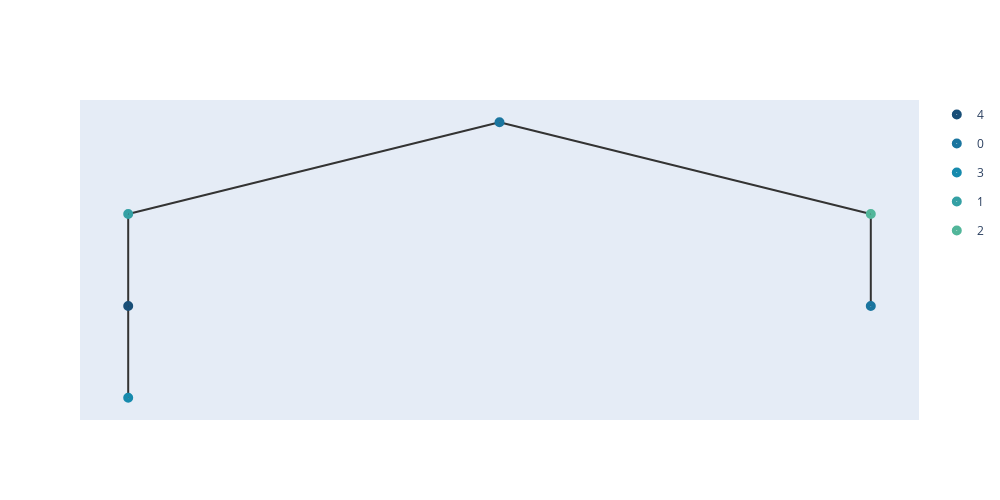

Notebook cell for this chart:
### Code cell
merge_points_with_c(embeddings1,nodes1,folder_path1 +'datas.data',1,tmp1.shape[1]+1,0,folder_path1,epoches21,c1,c2)
nos1 = build_hyper_tree_from_folder(folder_path1,True)
add_meta(nos1[0],meta_list1,[])
show_tree(nos1[0],color=['#184e77','#1a759f','#168aad',"#34a0a4",'#52b69a','#99d98c','#76c893','#99d98c']).show_fig()
remove_meta(nos1[0]);

### Figure 1 — Plotly figure (JSON) as saved in the notebook; plotly's stock layout.template omitted (floating-point values rounded to 4 significant figures)
{"data": [{"hoverinfo": "text", "hovertext": ["1_4"], "legendgroup": "4", "marker": {"color": "#184e77", "size": 10, "symbol": "circle-dot"}, "mode": "markers+text", "name": "4", "type": "scatter", "x": [3.25], "y": [2]}, {"hoverinfo": "text", "hovertext": ["4_0", "0_0"], "legendgroup": "0", "marker": {"color": "#1a759f", "size": 10, "symbol": "circle-dot"}, "mode": "markers+text", "name": "0", "type": "scatter", "x": [5.5, 7.75], "y": [5, 2]}, {"hoverinfo": "text", "hovertext": ["2_3"], "legendgroup": "3", "marker": {"color": "#168aad", "size": 10, "symbol": "circle-dot"}, "mode": "markers+text", "name": "3", "type": "scatter", "x": [3.25], "y": [0.5]}, {"hoverinfo": "text", "hovertext": ["3_1"], "legendgroup": "1", "marker": {"color": "#34a0a4", "size": 10, "symbol": "circle-dot"}, "mode": "markers+text", "name": "1", "type": "scatter", "x": [3.25], "y": [3.5]}, {"hoverinfo": "text", "hovertext": ["5_2"], "legendgroup": "2", "marker": {"color": "#52b69a", "size": 10, "symbol": "circle-dot"}, "mode": "markers+text", "name": "2", "type": "scatter", "x": [7.75], "y": [3.5]}], "layout": {"height": 500, "shapes": [{"layer": "below", "line": {"color": "#333", "width": 2}, "type": "line", "x0": 5.5, "x1": 5.5, "y0": 5, "y1": 5}, {"layer": "below", "line": {"color": "#333", "width": 2}, "type": "line", "x0": 5.5, "x1": 3.25, "y0": 5, "y1": 3.5}, {"layer": "below", "line": {"color": "#333", "width": 2}, "type": "line", "x0": 3.25, "x1": 3.25, "y0": 3.5, "y1": 2}, {"layer": "below", "line": {"color": "#333", "width": 2}, "type": "line", "x0": 3.25, "x1": 3.25, "y0": 2, "y1": 0.5}, {"layer": "below", "line": {"color": "#333", "width": 2}, "type": "line", "x0": 5.5, "x1": 7.75, "y0": 5, "y1": 3.5}, {"layer": "below", "line": {"color": "#333", "width": 2}, "type": "line", "x0": 7.75, "x1": 7.75, "y0": 3.5, "y1": 2}], "width": 1000, "xaxis": {"showgrid": false, "showline": false, "showticklabels": false, "zeroline": false}, "yaxis": {"showgrid": false, "showline": false, "showticklabels": false, "zeroline": false}}}
